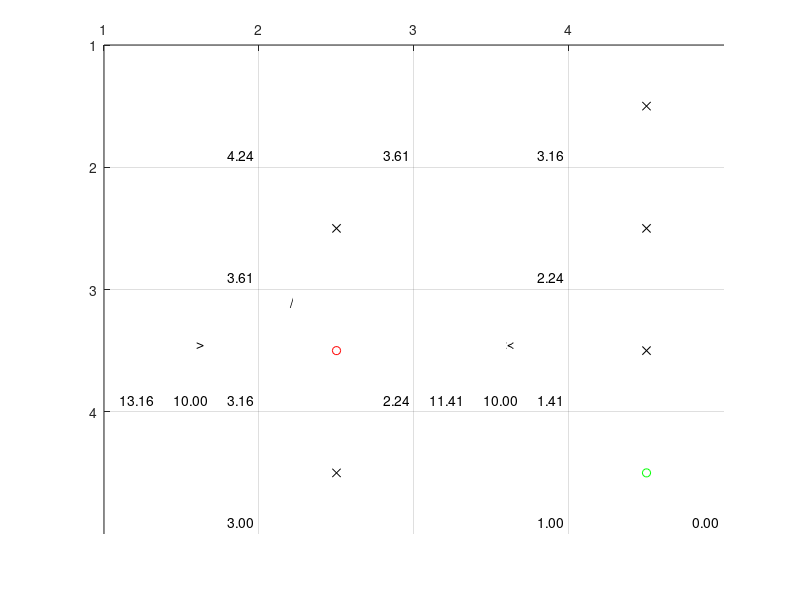

Recreate this plot in MATLAB. (Note: this script raises an error after producing the figure.)
function run_astar
map = map_create();
astar_execute(map);

function [start,goal,obstacle,clearpath]=map_constants()
start = 7;
goal = 8;
clearpath = 1;
obstacle = 0;

%--------------------------------------------------------------------------
% map
%--------------------------------------------------------------------------
function map = map_create()
[S,G,O,C] = map_constants;

% indexing is row,col, only col, row when plotting
map = [ C, C, C, O;
        C, O, C, O;
        C, S, C, O;
        C, O, C, G;
        ];

%map = [S,C,C,G;
%       O,O,O,O;];

function [r,c] = map_get_goal_pos(map)
[S,G,O,C] = map_constants;
[r,c] = find(map == G);

function [r,c] = map_get_start_pos(map)
[S,G,O,C] = map_constants;
[r,c] = find(map == S);

%--------------------------------------------------------------------------
% util
%--------------------------------------------------------------------------
function index = rc2indx(ROW,COL,r,c)
index = (r-1)*COL+c;

function [r,c] = indx2rc(ROW,COL,i)
r = ceil(i/COL);
c = mod(i,COL);
if( c == 0 )
  c = COL;
end


%--------------------------------------------------------------------------
% astar
%--------------------------------------------------------------------------
function astar_execute(map)

[S,G,O,C] = map_constants;
[ROW,COL] = size(map)
[start_r,start_c] = map_get_start_pos(map)
[goal_r,goal_c] = map_get_goal_pos(map)

% draw a map base
axis([1 COL+1 1 ROW+1])
grid on;
hold on;
set(gca,'XTick',[1:1:COL])
set(gca,'YTick',[1:1:ROW])
set(gca,'xaxislocation','top','ydir','reverse');
%set(gca,'xdir','right');

% plot start, goal, obstacles
plot(start_c+0.5,start_r+0.5,'ro');
plot(goal_c+0.5,goal_r+0.5,'go');
for ri = 1:ROW
    for ci = 1:COL
        if(map(ri,ci)==O) % if it is a obstacle draw it
            plot(ci+0.5,ri+0.5,'kx');
        end
    end
end

% compute h values for all nodes, create nodes for the first time
nodes = astar_compute_h(map);

nodes = draw_fgh_value(map,nodes);


% initialize close list with start position
% empty open list
ci=1;  % current slot in close_list
close_list(ci) = rc2indx(ROW,COL,start_r,start_c);  % <---- this is current position
current_hldr = plot(start_c+0.1,start_r+0.1,'r*');
oi=1;  % current open slot in open_list
open_list=[];

% for loop start here
keep_running = true;
while keep_running


% find surrounding nodes (max 4), and put them in open list
[current_r,current_c] = indx2rc(ROW,COL,close_list(ci));
%      r-1
% c-1       c+1
%      r+1
tmp_r = current_r - 1;
if( tmp_r >= 1 && tmp_r <= ROW && map(tmp_r,current_c) ~= O && ...
        map(tmp_r,current_c) ~= S && ...
        size(find(close_list == rc2indx(ROW,COL,tmp_r,current_c)),2) == 0 )
    % update neighboring nodes' g value if it is smaller
    indx = rc2indx(ROW,COL,tmp_r,current_c);
    nodes(indx) = update_neighbor(nodes(indx),nodes(close_list(ci)));
    % add it to open_list if it is not already
    open_list = list_unique_add(open_list,indx);
end
tmp_c = current_c - 1;
if( tmp_c >= 1 && tmp_c <= COL && map(current_r,tmp_c) ~= O && ...
        map(current_r,tmp_c) ~= S && ...
        size(find(close_list == rc2indx(ROW,COL,current_r,tmp_c)),2) == 0 )
    % update neighboring nodes' g value if it is smaller
    indx = rc2indx(ROW,COL,current_r,tmp_c);
    nodes(indx) = update_neighbor(nodes(indx),nodes(close_list(ci)));
    % add it to open_list if it is not already
    open_list = list_unique_add(open_list,indx);
end
tmp_c = current_c + 1;
if( tmp_c >= 1 && tmp_c <= COL && map(current_r,tmp_c) ~= O && ...
        map(current_r,tmp_c) ~= S && ...
        size(find(close_list == rc2indx(ROW,COL,current_r,tmp_c)),2) == 0 )
    % update neighboring nodes' g value if it is smaller
    indx = rc2indx(ROW,COL,current_r,tmp_c);
    nodes(indx) = update_neighbor(nodes(indx),nodes(close_list(ci)));
    % add it to open_list if it is not already
    open_list = list_unique_add(open_list,indx);
end
tmp_r = current_r + 1;
if( tmp_r >=1 && tmp_r <= ROW && map(tmp_r,current_c) ~= O && ...
        map(tmp_r,current_c) ~= S && ...
        size(find(close_list == rc2indx(ROW,COL,tmp_r,current_c)),2) == 0 )
    % update neighboring nodes' g value if it is smaller
    indx = rc2indx(ROW,COL,tmp_r,current_c);
    nodes(indx) = update_neighbor(nodes(indx),nodes(close_list(ci)));
    % add it to open_list if it is not already
    open_list = list_unique_add(open_list,indx);
end
draw_fgh_value(map,nodes);

% find smallest f value
minv = 999999;
size(open_list)
for i = 1:size(open_list,2)
  open_list(i);
  nodes(open_list(i));
    if( nodes(open_list(i)).f < minv )
        minv = nodes(open_list(i)).f;
        sm_i = i;
    end
end

% pop open list, push close list
delete(current_hldr);
text(nodes(close_list(ci)).c+0.2,nodes(close_list(ci)).r+0.1,'/');
ci = ci + 1;
close_list(ci) = open_list(sm_i);
current_hldr = plot(nodes(close_list(ci)).c+0.1,nodes(close_list(ci)).r+0.1,'r*');
open_list(sm_i) = [];

%if ( size(open_list,2) == 0 )
if ( map(nodes(close_list(ci)).r,nodes(close_list(ci)).c) == G )
    keep_running = false;
end


end % while keep_running

% traverse back
ti = rc2indx(ROW,COL,goal_r,goal_c);
while (nodes(ti).r ~= start_r || nodes(ti).c ~= start_c)
    text(nodes(ti).c,nodes(ti).r,'a');
    ti = rc2indx(ROW,COL,nodes(ti).parent_r,nodes(ti).parent_c);
end



function neighbor_node = update_neighbor(neighbor_node,current_node)
global INIT_G_VALUE
% if it is first time computing g (-1 value) then update it
if ( neighbor_node.g == INIT_G_VALUE && current_node.g == INIT_G_VALUE )
    neighbor_node.g = 10;
    neighbor_node.parent_r = current_node.r;
    neighbor_node.parent_c = current_node.c;
    neighbor_node.f = neighbor_node.g + neighbor_node.h;
elseif ( neighbor_node.g ~= INIT_G_VALUE && current_node.g ~= INIT_G_VALUE )
    if ( current_node.g + 10 < neighbor_node.g )
        neighbor_node.g = current_node.g + 10;
        neighbor_node.parent_r = current_node.r;
        neighbor_node.parent_c = current_node.c;
        neighbor_node.f = neighbor_node.g + neighbor_node.h;
    end
elseif ( neighbor_node.g == INIT_G_VALUE )
    neighbor_node.g = current_node.g + 10;
    neighbor_node.parent_r = current_node.r;
    neighbor_node.parent_c = current_node.c;
    neighbor_node.f = neighbor_node.g + neighbor_node.h;
% or updated g is less also update it
elseif ( current_node.g == INIT_G_VALUE )
    display('bug');
end

function list = list_unique_add(list,value)
if( size(find(list == value),2) == 0 )
    i = size(list,2)+1;
    list(i) = value;
end

function nodes = draw_fgh_value(map,nodes)
[S,G,O,C] = map_constants;
[ROW,COL] = size(map);
global INIT_G_VALUE;
global INIT_F_VALUE;
% draw h values
for ni = 1:size(nodes,2)
    % if it is not an obstacle draw debug info
    if( map(nodes(ni).r,nodes(ni).c) ~= O )
        %------------------------
        % draw f = g + h
        s = sprintf('%0.2f',nodes(ni).h);
        if( nodes(ni).h_hldr == 0 )
            nodes(ni).h_hldr = text(nodes(ni).c+0.8,nodes(ni).r+0.9,s);
        else
            set(nodes(ni).h_hldr,'String',s);
        end
        if( nodes(ni).g ~= INIT_G_VALUE )
            s = sprintf('%0.2f',nodes(ni).g);
            if( nodes(ni).g_hldr == 0 )
                nodes(ni).g_hldr = text(nodes(ni).c+0.45,nodes(ni).r+0.9,s);
            else
                set(nodes(ni).g_hldr,'String',s);
            end
        end
        if( nodes(ni).f ~= INIT_F_VALUE )
            s = sprintf('%0.2f',nodes(ni).f);
            if( nodes(ni).f_hldr == 0 )
                nodes(ni).f_hldr = text(nodes(ni).c+0.1,nodes(ni).r+0.9,s);
            else
                set(nodes(ni).f_hldr,'String',s);
            end
        end
        %----------------------------
        % draw arrow
        update_arrow = false;
        if( 0 < nodes(ni).r+1 && nodes(ni).r+1 == nodes(ni).parent_r && nodes(ni).r+1 < ROW )
            s = 'v'; update_arrow = true;
        elseif( 0 < nodes(ni).r-1 && nodes(ni).r-1 == nodes(ni).parent_r && nodes(ni).r-1 < ROW )
            s = '\^'; update_arrow = true;
        elseif( 0 < nodes(ni).c+1 && nodes(ni).c+1 == nodes(ni).parent_c && nodes(ni).c+1 < COL )
            s = '>'; update_arrow = true;
        elseif( 0 < nodes(ni).c-1 && nodes(ni).c-1 == nodes(ni).parent_c && nodes(ni).c-1 < COL )
            s = '<'; update_arrow = true;
        end
        if( update_arrow )
            if( nodes(ni).arrow_hldr == 0 )
                nodes(ni).arrow_hldr = text(nodes(ni).c+0.6,nodes(ni).r+0.45,s);
            else
                set(nodes(ni).arrow_hldr,'String',s);
            end
        end
    end
end
function nodes = astar_compute_h(map)
[S,G,O,C] = map_constants;
[ROW,COL] = size(map);

nodes(ROW*COL) = struct('r',[],'c',[],'h',[],'g',[],'f',[], ...
    'parent_r',[],'parent_c',[],'h_hldr',[],'g_hldr',[],'f_hldr',[],...
    'arrow_hldr',[])

[goal_r,goal_c] = find(map==G);

global INIT_G_VALUE;
INIT_G_VALUE = 99999;
global INIT_F_VALUE;
INIT_F_VALUE = 99999;

n = 1;
for r = 1:ROW
  for c = 1:COL
          nodes(n).r = r;
          nodes(n).c = c;
          nodes(n).h = sqrt( abs(goal_r-r)^2 + abs(goal_c-c)^2 );
          nodes(n).g = INIT_G_VALUE;
          nodes(n).f = INIT_F_VALUE;
          nodes(n).parent_r = 0;
          nodes(n).parent_c = 0;
          nodes(n).h_hldr = 0;
          nodes(n).g_hldr = 0;
          nodes(n).f_hldr = 0;
          nodes(n).arrow_hldr = 0;
          n = n+1;
  end
end
